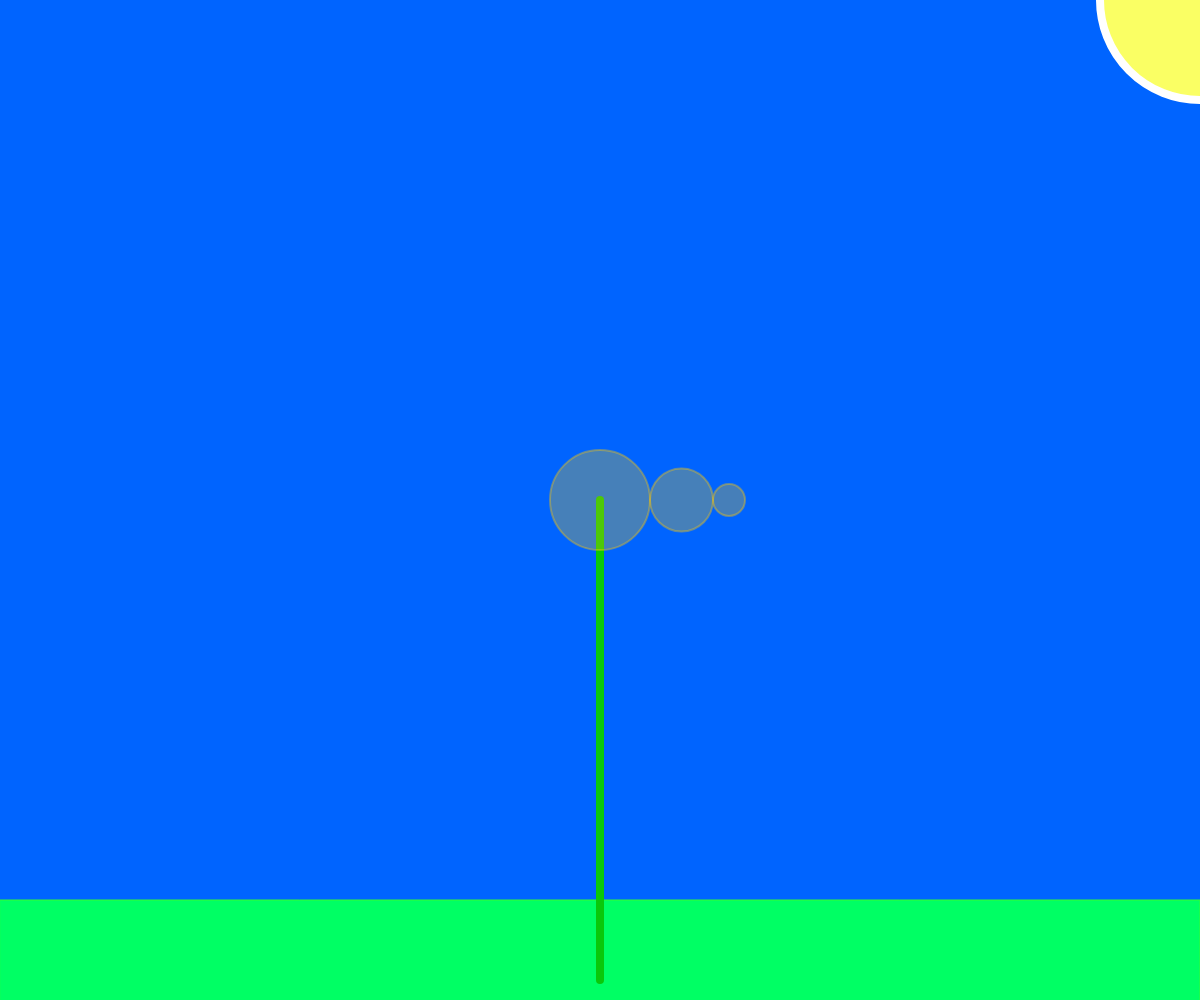
Frame 1 (no input)
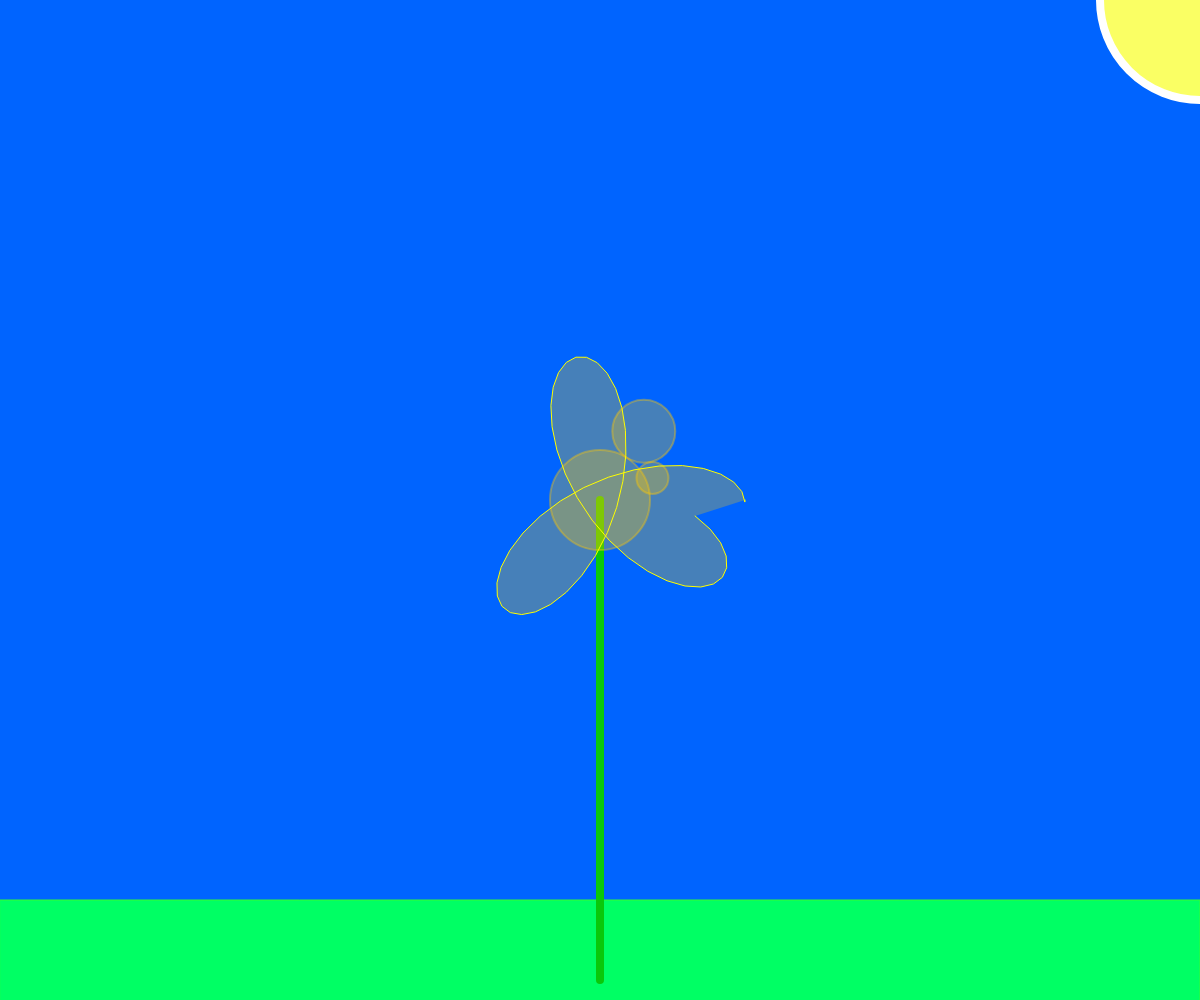
Frame 60 (no input)
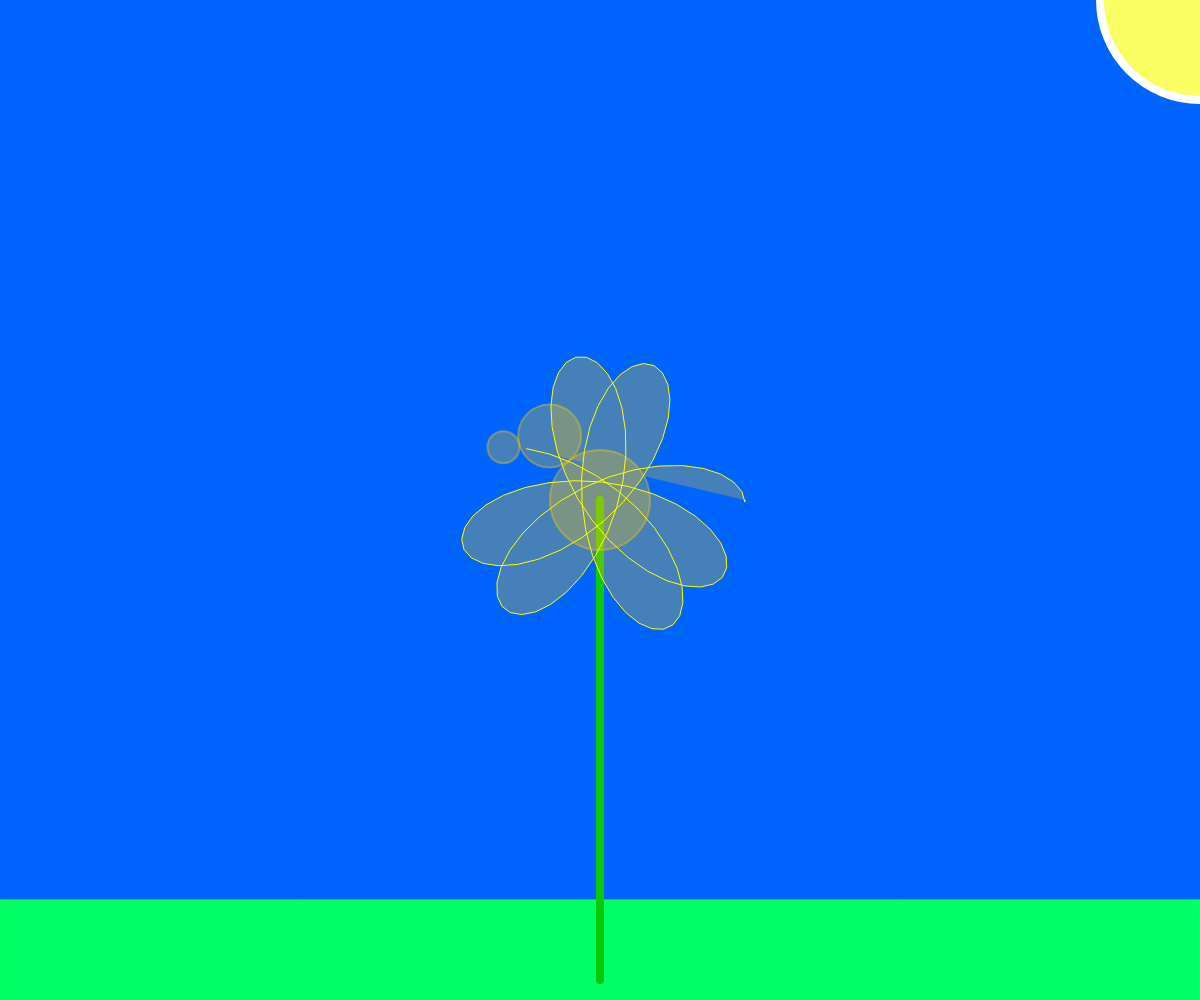
Frame 120 (the mouse pressed at the canvas centre since frame 60)

The p5.js sketch that drew these frames (run headless with seeded random() and noise() and a simulated clock; from frame 60 on, the mouse is pressed at the canvas centre):

// p5.js sketch
// ── sketch.js
var wheels = [];
var scribblePts = [];
var scrWheels = [];
var w1size, w1speed, w2size, w2speed;
var maxPts = 600;
var flowerComplete = false;

function setup() {
  createCanvas(window.innerWidth, window.innerHeight);
  w1size = Math.round(random(20, 80));
  w2size = Math.round(random(20, 80));
  w1speed = Math.round(random(-30, -20));
  w2speed = Math.round(random(10, 20));
  var wheel1 = new Wheel(null, 100, 0, width/2, height/2);
  var wheel2 = new Wheel(wheel1, w1size, w1speed);
  var wheel3 = new Wheel(wheel2, w2size, w2speed);
  wheels.push(wheel1);
  wheels.push(wheel2);
  wheels.push(wheel3);
  scrWheels.push(wheel3);
}

function draw() {
  background(0, 100, 255);
  //Ground
  fill(0, 255, 100);
  stroke(50, 255, 50);
  rect(0, height-100, width, height);
  //Stem
  stroke(10, 200, 10);
  strokeWeight(8);
  line(width/2, height-20, width/2, height/2);
  //Sun
  stroke(255);
  fill(250, 255, 100);
  ellipse(width, 0, 200, 200);
  
  //Petals
  for (let sw of scrWheels) {
    if (scribblePts.length > maxPts)
      scribblePts.splice(0, 1);
    sw.scribble();
  }
  //Wheels
  for (let wheel of wheels)
    wheel.update();
  
  strokeWeight(1);
  stroke(255, 255, 0);
  beginShape();
  for (var i = 0; i < scribblePts.length-1; i++) {
    let sp1 = scribblePts[i];
    vertex(sp1.x, sp1.y);
  }
  endShape();
}

class Wheel {
  constructor(parent, r, rot, x, y) {
    this.parent = parent;
    this.r = r;
    if (x && y) this.pos = createVector(x, y);
    if (parent) this.pos = this.calcPos(parent);
    this.angle = 0;
    this.rot = rot;
  }
  
  update() {
    if (this.parent) {
      this.pos = this.roll(this.parent);
      this.angle += 0.01 * this.rot;
    }
    this.draw();
  }
  
  draw() {
    stroke(255, 200, 0, 100);
    strokeWeight(2);
    fill(255, 200, 0, 70);
    ellipse(this.pos.x, this.pos.y, this.r, this.r);
  }
  
  calcPos(parent) {
    var pos = parent.pos.copy();
    pos.x += parent.r/2;
    pos.x += this.r/2;
    return pos;
  }
  
  roll(parent) {
    var newPos = parent.pos.copy();
    var x = Math.cos(this.angle);
    var y = Math.sin(this.angle);
    var len = (parent.r/2) + (this.r/2);
    newPos.x += x * len;
    newPos.y += y * len;
    return newPos;
  }
  
  scribble() {
    var scrPos = this.pos.copy();
    var x = Math.cos(this.angle);
    var y = Math.sin(this.angle);
    var len = this.r/2;
    scrPos.x += x * len;
    scrPos.y += y * len;
    scribblePts.push(scrPos);
  }
}
